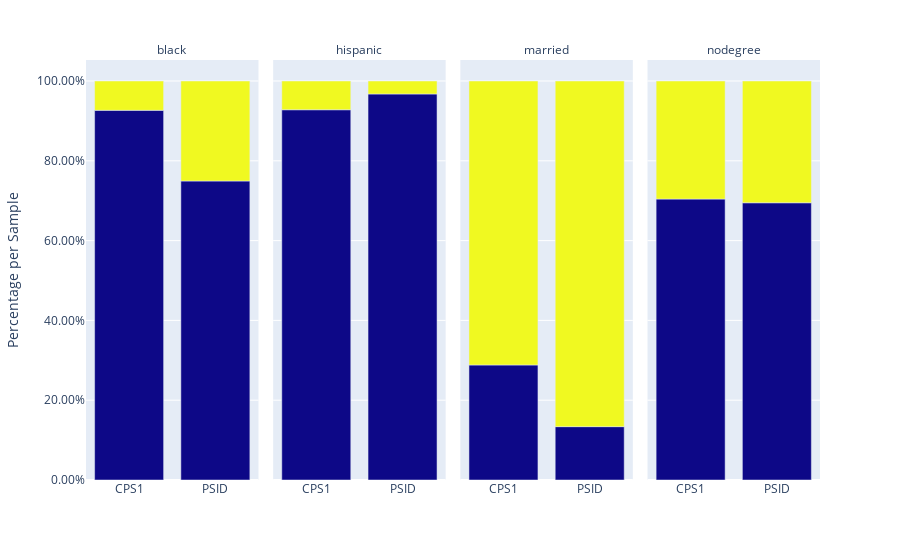

The code cell stored with this chart in its notebook:
### Code cell
(
    observational_data
    .pipe(pu.group_share_per_category_looper, 'data_id', category_col_list=lalonde_categorical_variables)
    .pipe(
        pu.prop_stacked_chart, 'data_id', 'value_share_on_group',
        'category_value', 'category_name'
    )
)

### Figure 1 — Plotly figure (JSON) as saved in the notebook; plotly's stock layout.template omitted (floating-point values rounded to 4 significant figures)
{"data": [{"alignmentgroup": "True", "hovertemplate": "category_name=black<br>data_id=%{x}<br>value_share_on_group=%{y}<br>category_value=%{marker.color}<extra></extra>", "legendgroup": "", "marker": {"color": [0, 1, 0, 1], "coloraxis": "coloraxis"}, "name": "", "offsetgroup": "", "orientation": "v", "showlegend": false, "textposition": "auto", "type": "bar", "x": ["CPS1", "CPS1", "PSID", "PSID"], "xaxis": "x", "y": [0.9265, 0.07354, 0.7494, 0.2506], "yaxis": "y"}, {"alignmentgroup": "True", "hovertemplate": "category_name=hispanic<br>data_id=%{x}<br>value_share_on_group=%{y}<br>category_value=%{marker.color}<extra></extra>", "legendgroup": "", "marker": {"color": [0, 1, 0, 1], "coloraxis": "coloraxis"}, "name": "", "offsetgroup": "", "orientation": "v", "showlegend": false, "textposition": "auto", "type": "bar", "x": ["CPS1", "CPS1", "PSID", "PSID"], "xaxis": "x2", "y": [0.928, 0.07204, 0.9675, 0.03253], "yaxis": "y2"}, {"alignmentgroup": "True", "hovertemplate": "category_name=married<br>data_id=%{x}<br>value_share_on_group=%{y}<br>category_value=%{marker.color}<extra></extra>", "legendgroup": "", "marker": {"color": [0, 1, 0, 1], "coloraxis": "coloraxis"}, "name": "", "offsetgroup": "", "orientation": "v", "showlegend": false, "textposition": "auto", "type": "bar", "x": ["CPS1", "CPS1", "PSID", "PSID"], "xaxis": "x3", "y": [0.2883, 0.7117, 0.1337, 0.8663], "yaxis": "y3"}, {"alignmentgroup": "True", "hovertemplate": "category_name=nodegree<br>data_id=%{x}<br>value_share_on_group=%{y}<br>category_value=%{marker.color}<extra></extra>", "legendgroup": "", "marker": {"color": [0, 1, 0, 1], "coloraxis": "coloraxis"}, "name": "", "offsetgroup": "", "orientation": "v", "showlegend": false, "textposition": "auto", "type": "bar", "x": ["CPS1", "CPS1", "PSID", "PSID"], "xaxis": "x4", "y": [0.7042, 0.2958, 0.6948, 0.3052], "yaxis": "y4"}], "layout": {"annotations": [{"font": {}, "showarrow": false, "text": "black", "x": 0.1175, "xanchor": "center", "xref": "paper", "y": 1, "yanchor": "bottom", "yref": "paper"}, {"font": {}, "showarrow": false, "text": "hispanic", "x": 0.3725, "xanchor": "center", "xref": "paper", "y": 1, "yanchor": "bottom", "yref": "paper"}, {"font": {}, "showarrow": false, "text": "married", "x": 0.6275, "xanchor": "center", "xref": "paper", "y": 1, "yanchor": "bottom", "yref": "paper"}, {"font": {}, "showarrow": false, "text": "nodegree", "x": 0.8825, "xanchor": "center", "xref": "paper", "y": 1, "yanchor": "bottom", "yref": "paper"}], "barmode": "relative", "coloraxis": {"colorbar": {"title": {"text": "category_value"}}, "colorscale": [[0, "#0d0887"], [0.1111, "#46039f"], [0.2222, "#7201a8"], [0.3333, "#9c179e"], [0.4444, "#bd3786"], [0.5556, "#d8576b"], [0.6667, "#ed7953"], [0.7778, "#fb9f3a"], [0.8889, "#fdca26"], [1, "#f0f921"]], "showscale": false}, "legend": {"tracegroupgap": 0}, "margin": {"t": 60}, "xaxis": {"anchor": "y", "domain": [0, 0.235], "title": {"text": ""}}, "xaxis2": {"anchor": "y2", "domain": [0.255, 0.49], "matches": "x", "title": {"text": ""}}, "xaxis3": {"anchor": "y3", "domain": [0.51, 0.745], "matches": "x", "title": {"text": ""}}, "xaxis4": {"anchor": "y4", "domain": [0.765, 1.0], "matches": "x", "title": {"text": ""}}, "yaxis": {"anchor": "x", "domain": [0, 1], "tickformat": ".2%", "title": {"text": "Percentage per Sample"}}, "yaxis2": {"anchor": "x2", "domain": [0, 1], "matches": "y", "showticklabels": false}, "yaxis3": {"anchor": "x3", "domain": [0, 1], "matches": "y", "showticklabels": false}, "yaxis4": {"anchor": "x4", "domain": [0, 1], "matches": "y", "showticklabels": false}}}
